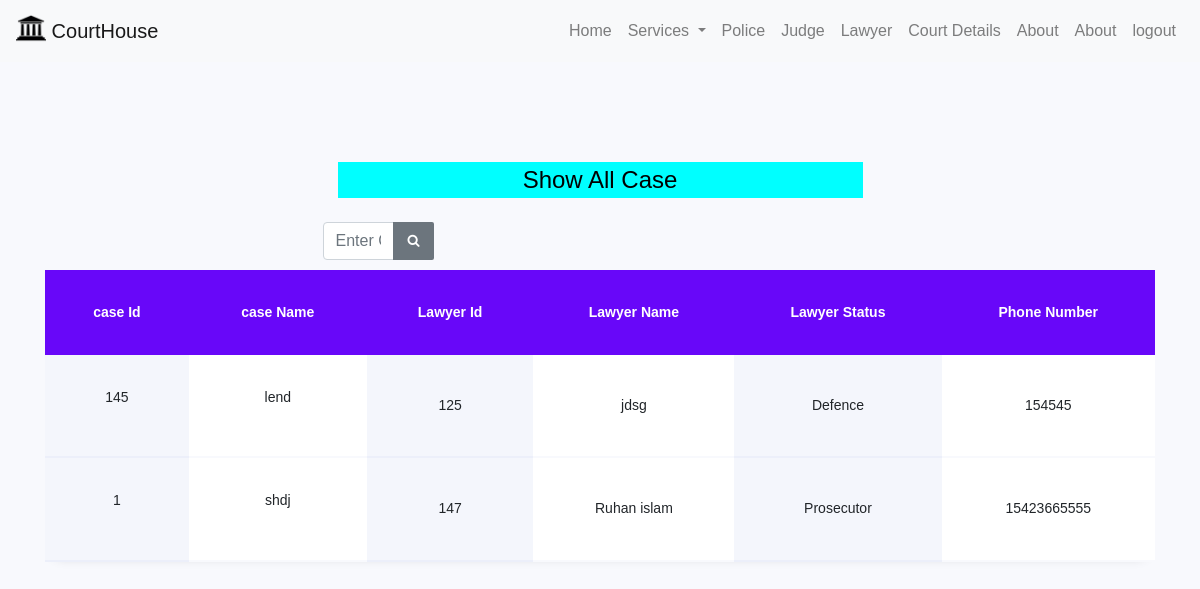
Screenshot of /lower/data_show/ with the database file from the repository.
### Ncase/models.py (models this page shows)
class New_case(models.Model):
    case_id=models.IntegerField(primary_key=True,auto_created=(00))
    case_name  = models.CharField(max_length=50)
    prose_name  = models.CharField(max_length=50)
    def_name = models.CharField(max_length=50)
    case_date = models.DateField()

### lower/models.py (models this page shows, shortened)
class Lower(models.Model):
    case_id = models.ManyToManyField(New_case)
    lower_id = models.IntegerField(primary_key=True)
    lower_name = models.CharField(max_length=50)
    case_roll = models.CharField(choices=Roll,max_length=50,default='Defence')
    phone = models.IntegerField(blank=True, null=True)

### lower/views.py (the view)
def lower_view(request):
        lower_data = Lower.objects.all()
        lower_list = []
        for x in lower_data:
            name = x.lower_name
            id = x.lower_id
            case_roll = x.case_roll
            phone=x.phone
            cases_list = []
            for case in x.case_id.all():
                case_id = case.case_id
                case_name = case.case_name
                temp = {
                    "case_id": case_id,
                    "case_name": case_name
                }
                cases_list.append(temp)
            print(cases_list)
            tem = {
                "lower_name": name,
                "lower_id": id,
                "case_roll": case_roll,
                "phone": phone,
                "lower_cases": cases_list
            }
            lower_list.append(tem)
        context = {
            'lower': lower_list
        }
        return render(request, "lower.html", context=context)

### templates/lower.html
{%extends 'Base.html' %}
{%load static %}
{%block content %}
	<section class="ftco-section">
		<div class="container">
			<div class="row">
				<div class="col-md-12">
                        <div class="main" style="margin-bottom: 10px">
                                     <div class="col-md-12">
                                         <h4 style="background: cyan" class="text-center mb-4">Show All Case </h4>
                                     </div>
                                  <div class="input-group" style="width: 20%">
                                    <input type="text" class="form-control" placeholder="Enter Case Id ">
                                    <div class="input-group-append">
                                      <button class="btn btn-secondary" type="button">
                                        <i class="fa fa-search"></i>
                                      </button>
                                    </div>
                                  </div>
                          </div>
                        <div class="table-wrap">
						<table class="table">
					    <thead class="thead-primary">
					      <tr>  <th> case Id</th>
                                <th> case Name</th>
                                <th>Lawyer Id </th>
                                <th>Lawyer Name</th>
                                <th>Lawyer Status </th>
                                <th>Phone Number</th>
					      </tr>
					    </thead>
					    <tbody>
                            {% for data in lower %}
                                  <tr>
                                      <td>
                                          {% for i in data.lower_cases %}
                                              <p> {{i.case_id  }}</p>
                                              {% endfor %}
                                         </td>
                                         <td>
                                              {% for j in data.lower_cases %}
                                              <p> {{j.case_name  }}</p>
                                              {% endfor %}
                                     </td>
                                     <td>{{ data.lower_id}}</td>
                                     <td>{{ data.lower_name }}</td>
                                     <td>{{ data.case_roll}}</td>
                                     <td>{{ data.phone}}</td>
                                  </tr>
                            {% endfor %}
					    </tbody>
					  </table>
					</div>
				</div>
			</div>
		</div>
	</section>
{% endblock %}

### rows the page displays
New_case: case_name "lend"
Lower: lower_name "jdsg", case_roll "Defence"
New_case: case_name "shdj"
Lower: lower_name "Ruhan islam", case_roll "Prosecutor"

### other values shown
{{ i.case_id }} "145" "1"
{{ data.lower_id }} "125" "147"
{{ data.phone }} "154545" "15423665555"
